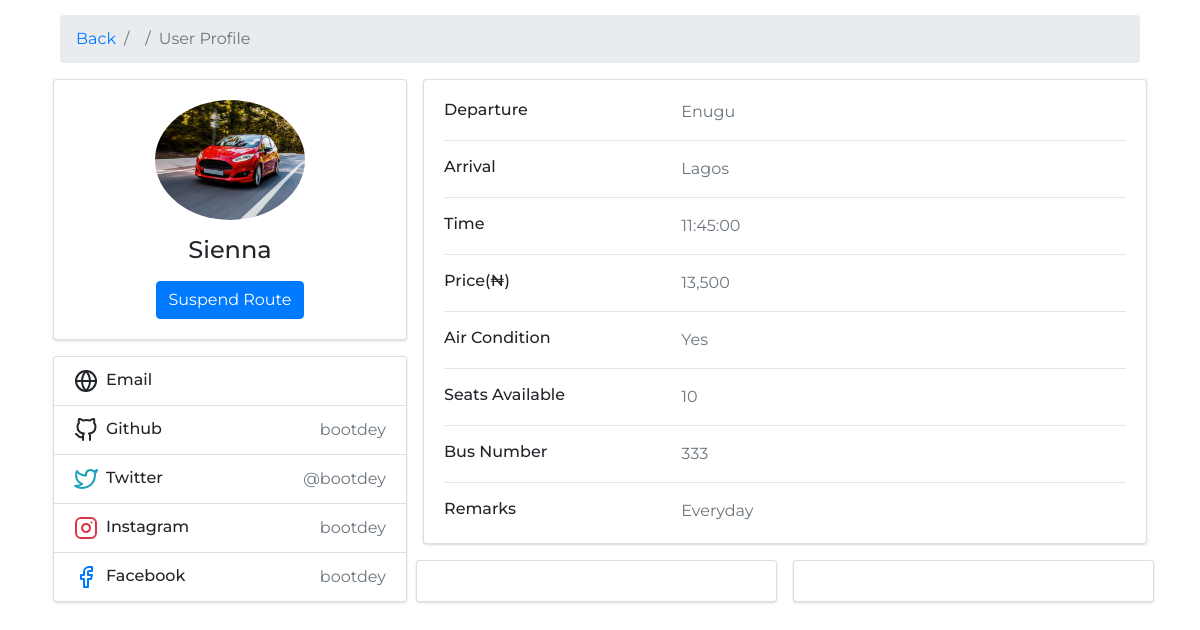
Screenshot of /admin/bus_full_details.php?staff_id=10&action=bus_management&bus_id=2 (signed in) with the database file from the repository.
### tables this page shows
CREATE TABLE `bus_management` (
  `id` int(11) NOT NULL,
  `bus_no` int(11) NOT NULL,
  `bus_name` varchar(255) NOT NULL,
  `pic` varchar(11) NOT NULL,
  `seats` int(11) NOT NULL,
  `departure` varchar(244) NOT NULL,
  `arrival` varchar(255) NOT NULL,
  `time_` time NOT NULL,
  `price` decimal(13,2) NOT NULL,
  `ac` varchar(11) NOT NULL,
  `remarks` text NOT NULL,
  `suspend_bus` int(11) NOT NULL
);

### includes/class-select.php (called while the page is built, shortened)
<?php
require_once('load.php');
if (!class_exists('SELECTS')) {
   class SELECTS {
   public function load_single_user($id,$table){
   global $db;
   $query = "SELECT * FROM $table WHERE id = '$id'";
   $obj= $db->select($query);
   return $obj[0];
   }
public function get_suspended_bus($bus_id){
global $db;
$table = 'bus_management';
$query = $db->get_results("SELECT * FROM $table WHERE id = '$bus_id'");
$result = mysqli_num_rows($query);
if ($result == 1) {
while ($row = mysqli_fetch_assoc($query)) {
return $row['suspend_bus'];
}
}
}
}
}
$select = new SELECTS;
 ?>

### includes/class-db.php (called while the page is built, shortened)
<?php
if (!class_exists('DB')) {
  class DB {
    public function __construct(){
    $mysqli = new mysqli('localhost','root','','transport');
  $this->conn = $mysqli;
}
public function  get_results($query){
  $result = $this->conn->query($query);
  return $result;
}
public function select($query){
  $results = array();
  $result = $this->conn->query($query);
  while ($obj = $result->fetch_object()) {
  $results[] = $obj;
 }
  return $results;
 }
}
}
$db = new DB;
 ?>

### admin/bus_full_details.php (the view, shortened to what this page needs)
<?php
require_once('../includes/load.php');
if (isset($_GET['bus_id'])) {
$bus_id = $_GET['bus_id'];
$table = "bus_management";
$load = $select->load_single_user($bus_id,$table);
}
if (!isset($_GET['staff_id'])) {
header("location:admin_login.php");
}else {
  $staff_id = $_GET['staff_id'];
}
?>
<!DOCTYPE html>
<html lang="en" dir="ltr">
<head>
<link rel="stylesheet" href="../css/mycss/staff_profile.css">
<link rel="stylesheet" href="https://stackpath.bootstrapcdn.com/font-awesome/4.7.0/css/font-awesome.min.css">
<link rel="stylesheet" href="https://stackpath.bootstrapcdn.com/bootstrap/4.5.2/css/bootstrap.min.css">
</head>
<body style="font-family: 'Montserrat', sans-serrif;">
<div class="container">
<div class="main-body">
<nav aria-label="breadcrumb" class="main-breadcrumb">
<ol class="breadcrumb">
<li class="breadcrumb-item"><a href="admin_dashboard.php?staff_id=<?php echo $staff_id; ?>&action=bus_management">Back</a></li>
<li class="breadcrumb-item"><a href="#"></a></li>
<li class="breadcrumb-item active" aria-current="page">User Profile</li>
</ol>
</nav>
<div class="row gutters-sm">
<div class="col-md-4 mb-3">
<div class="card">
<div class="card-body">
<div class="d-flex flex-column align-items-center text-center">
<img src="bus_images/<?php echo $load->pic; ?>" alt="Admin" class="rounded-circle" width="150">
<div class="mt-3">
<h4><?php echo $load->bus_name; ?></h4>
<?php
$suspended = $select->get_suspended_bus($bus_id);
if ($suspended == 1) {
 ?>
<a href="?staff_id=<?php echo $staff_id ?>&bus_id=<?php echo $bus_id ?>&resume_id=<?php echo $bus_id ?>" class="btn btn-primary">Resume Route</a>
<?php }else {
 ?>
 <a href="?staff_id=<?php echo $staff_id ?>&bus_id=<?php echo $bus_id ?>&suspension_id=<?php echo $bus_id ?>" class="btn btn-primary">Suspend Route</a>
<?php } ?>
</div>
</div>
</div>
</div>
<div class="card mt-3">
<ul class="list-group list-group-flush">
<li class="list-group-item d-flex justify-content-between align-items-center flex-wrap">
<h6 class="mb-0">Email</h6>
</li>
<li class="list-group-item d-flex justify-content-between align-items-center flex-wrap">
<h6 class="mb-0">Github</h6>
<span class="text-secondary">bootdey</span>
</li>
<li class="list-group-item d-flex justify-content-between align-items-center flex-wrap">
<h6 class="mb-0">Twitter</h6>
<span class="text-secondary">@bootdey</span>
</li>
<li class="list-group-item d-flex justify-content-between align-items-center flex-wrap">
<h6 class="mb-0">Instagram</h6>
<span class="text-secondary">bootdey</span>
</li>
<li class="list-group-item d-flex justify-content-between align-items-center flex-wrap">
<h6 class="mb-0">Facebook</h6>
<span class="text-secondary">bootdey</span>
</li>
</ul>
</div>
</div>
<div class="col-md-8">
<div class="card mb-3">
<div class="card-body">
<div class="row">
<div class="col-sm-4">
<h6 class="mb-0">Departure</h6>
</div>
<div class="col-sm-8 text-secondary">
<?php echo $load->departure ?>
</div>
</div>
<hr>
<div class="row">
<div class="col-sm-4">
<h6 class="mb-0">Arrival</h6>
</div>
<div class="col-sm-8 text-secondary">
<?php echo $load->arrival ?>
</div>
</div>
<hr>
<div class="row">
<div class="col-sm-4">
<h6 class="mb-0">Time</h6>
</div>
<div class="col-sm-8 text-secondary">
<?php echo $load->time_ ?>
</div>
</div>
<hr>
<div class="row">
<div class="col-sm-4">
<h6 class="mb-0">Price(₦)</h6>
</div>
<div class="col-sm-8 text-secondary">
<?php echo number_format($load->price); ?>
</div>
</div>
<hr>
<div class="row">
<div class="col-sm-4">
<h6 class="mb-0">Air Condition</h6>
</div>
<div class="col-sm-8 text-secondary">
<?php echo $load->ac ?>
</div>
</div>
<hr>
<div class="row">
<div class="col-sm-4">
<h6 class="mb-0">Seats Available</h6>
</div>
<div class="col-sm-8 text-secondary">
<?php echo $load->seats ?>
</div>
</div>
<hr>
<div class="row">
<div class="col-sm-4">
<h6 class="mb-0">Bus Number</h6>
</div>
<div class="col-sm-8 text-secondary">
<?php echo $load->bus_no ?>
</div>
</div>
<hr>
<div class="row">
<div class="col-sm-4">
<h6 class="mb-0">Remarks</h6>
</div>
<div class="col-sm-8 text-secondary">
<?php echo $load->remarks ?>
</div>
</div>
</div>
</div>
<div class="row gutters-sm">
<div class="col-sm-6 mb-3">
<div class="card h-100">
<div class="card-body">
</div>
</div>
</div>
<div class="col-sm-6 mb-3">
<div class="card h-100">
<div class="card-body">
</div>
</div>
</div>
</div>
</div>
</div>
</div>
</div>
</body>
</html>

### css/mycss/staff_profile.css (style rules this page uses)
body { margin-top:20px; color: #1a202c; text-align: left; background-color: #e2e8f0; }
.main-body { padding: 15px; }
.card { box-shadow: 0 1px 3px 0 rgba(0,0,0,.1), 0 1px 2px 0 rgba(0,0,0,.06); }
.card { position: relative; display: flex; flex-direction: column; min-width: 0; word-wrap: break-word; background-color: #fff; background-clip: border-box; border: 0 solid rgba(0,0,0,.125); border-radius: .25rem; }
.card-body { flex: 1 1 auto; min-height: 1px; padding: 1rem; }
.gutters-sm { margin-right: -8px; margin-left: -8px; }
.gutters-sm>.col, .gutters-sm>[class*=col-] { padding-right: 8px; padding-left: 8px; }
.mb-3, .my-3 { margin-bottom: 1rem!important; }
.h-100 { height: 100%!important; }

### rows the page displays
bus_management: pic (picture), bus_name "Sienna", departure "Enugu", arrival "Lagos", time_ "11:45:00", price "13,500", ac "Yes", seats "10", bus_no "333", remarks "Everyday"
